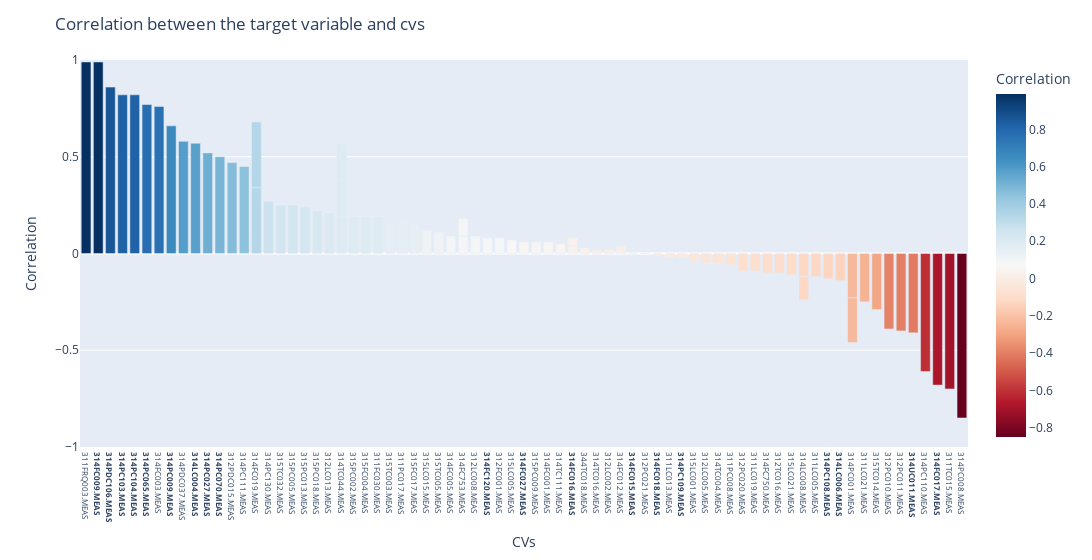

Notebook code for this chart:
### Markdown cell above
#### Visualization

### Code cell
import plotly.express as px

# calculate the correlation between the target variable and cvs in effective_new_cvs, and plot the correlation using plotly bar chart
corr = df[effective_new_cvs + [cfg.target_variable]].corr()[cfg.target_variable].sort_values(ascending=False)
corr = corr.reset_index().rename(columns={'index': 'CVs', cfg.target_variable: 'Correlation'})
corr['Correlation'] = corr['Correlation'].round(2)
corr = corr[corr['CVs'] != cfg.target_variable]

fig = px.bar(corr, x='CVs', y='Correlation', color='Correlation', color_continuous_scale='RdBu')
fig.update_layout(title='Correlation between the target variable and cvs')
fig.update_layout(width=1200)
fig.update_xaxes(tickfont=dict(size=8))
# highlight the colored tags in xticks
fig.update_xaxes(tickmode='array', tickvals=corr['CVs'], ticktext=['<b>' + col + '</b>' if col in colored_tags else col for col in corr['CVs']])
fig.update_yaxes(range=[-1, 1])

# save the figure as html
fig.write_html('../result/newest_result/Correlation score for Yield tags wrt LNG product.html')

fig.show()

### Figure 1 — Plotly figure (JSON) as saved in the notebook; plotly's stock layout.template omitted (floating-point values rounded to 4 significant figures)
{"data": [{"alignmentgroup": "True", "hovertemplate": "CVs=%{x}<br>Correlation=%{marker.color}<extra></extra>", "legendgroup": "", "marker": {"color": [0.99, 0.99, 0.86, 0.82, 0.82, 0.77, 0.76, 0.66, 0.58, 0.57, 0.52, 0.5, 0.47, 0.45, 0.34, 0.34, 0.27, 0.25, 0.25, 0.24, 0.22, 0.21, 0.19, 0.19, 0.19, 0.19, 0.19, 0.19, 0.16, 0.16, 0.15, 0.12, 0.11, 0.09, 0.09, 0.09, 0.09, 0.08, 0.08, 0.07, 0.06, 0.06, 0.06, 0.05, 0.04, 0.04, 0.03, 0.02, 0.02, 0.02, 0.02, 0, 0, -0.01, -0.02, -0.02, -0.04, -0.05, -0.05, -0.06, -0.09, -0.09, -0.1, -0.1, -0.11, -0.12, -0.12, -0.12, -0.13, -0.14, -0.23, -0.23, -0.25, -0.29, -0.39, -0.4, -0.41, -0.61, -0.68, -0.7, -0.85], "coloraxis": "coloraxis", "pattern": {"shape": ""}}, "name": "", "offsetgroup": "", "orientation": "v", "showlegend": false, "textposition": "auto", "type": "bar", "x": ["311FRQ003.MEAS", "314FC009.MEAS", "314PDC106.MEAS", "314PC103.MEAS", "314PC104.MEAS", "314PC065.MEAS", "314FC003.MEAS", "314PC009.MEAS", "314PDC037.MEAS", "314LC004.MEAS", "314PC027.MEAS", "314PC070.MEAS", "312PDC015.MEAS", "314PC111.MEAS", "314FC019.MEAS", "314FC019.MEAS", "314PC130.MEAS", "315TC032.MEAS", "315PC005.MEAS", "315PC013.MEAS", "315PC018.MEAS", "312LC013.MEAS", "314TC044.MEAS", "314TC044.MEAS", "314TC044.MEAS", "315PC002.MEAS", "315FC004.MEAS", "311FC030.MEAS", "315TC003.MEAS", "311PC017.MEAS", "315FC017.MEAS", "315LC015.MEAS", "315TC005.MEAS", "314FC005.MEAS", "314FC753.MEAS", "314FC753.MEAS", "312LC008.MEAS", "314FC120.MEAS", "312FC001.MEAS", "315LC005.MEAS", "314FC027.MEAS", "315PC009.MEAS", "314FC001.MEAS", "314TC111.MEAS", "314FC016.MEAS", "314FC016.MEAS", "344TC018.MEAS", "314TC016.MEAS", "312LC002.MEAS", "314FC012.MEAS", "314FC012.MEAS", "314FC015.MEAS", "312PC021.MEAS", "314FC018.MEAS", "311LC013.MEAS", "314PC109.MEAS", "315LC001.MEAS", "312LC005.MEAS", "314TC004.MEAS", "311PC008.MEAS", "312PC020.MEAS", "311LC019.MEAS", "314FC750.MEAS", "312TC016.MEAS", "315LC021.MEAS", "314LC008.MEAS", "314LC008.MEAS", "311LC005.MEAS", "314PC108.MEAS", "314LC006.MEAS", "314PC001.MEAS", "314PC001.MEAS", "311LC021.MEAS", "315TC014.MEAS", "312PC010.MEAS", "312PC011.MEAS", "314UC011.MEAS", "314PC110.MEAS", "314FC017.MEAS", "311TC015.MEAS", "314PC008.MEAS"], "xaxis": "x", "y": [0.99, 0.99, 0.86, 0.82, 0.82, 0.77, 0.76, 0.66, 0.58, 0.57, 0.52, 0.5, 0.47, 0.45, 0.34, 0.34, 0.27, 0.25, 0.25, 0.24, 0.22, 0.21, 0.19, 0.19, 0.19, 0.19, 0.19, 0.19, 0.16, 0.16, 0.15, 0.12, 0.11, 0.09, 0.09, 0.09, 0.09, 0.08, 0.08, 0.07, 0.06, 0.06, 0.06, 0.05, 0.04, 0.04, 0.03, 0.02, 0.02, 0.02, 0.02, 0, 0, -0.01, -0.02, -0.02, -0.04, -0.05, -0.05, -0.06, -0.09, -0.09, -0.1, -0.1, -0.11, -0.12, -0.12, -0.12, -0.13, -0.14, -0.23, -0.23, -0.25, -0.29, -0.39, -0.4, -0.41, -0.61, -0.68, -0.7, -0.85], "yaxis": "y"}], "layout": {"barmode": "relative", "coloraxis": {"colorbar": {"title": {"text": "Correlation"}}, "colorscale": [[0, "rgb(103,0,31)"], [0.1, "rgb(178,24,43)"], [0.2, "rgb(214,96,77)"], [0.3, "rgb(244,165,130)"], [0.4, "rgb(253,219,199)"], [0.5, "rgb(247,247,247)"], [0.6, "rgb(209,229,240)"], [0.7, "rgb(146,197,222)"], [0.8, "rgb(67,147,195)"], [0.9, "rgb(33,102,172)"], [1, "rgb(5,48,97)"]]}, "legend": {"tracegroupgap": 0}, "margin": {"t": 60}, "title": {"text": "Correlation between the target variable and cvs"}, "width": 1200, "xaxis": {"anchor": "y", "domain": [0, 1], "tickfont": {"size": 8}, "tickmode": "array", "ticktext": ["311FRQ003.MEAS", "<b>314FC009.MEAS</b>", "<b>314PDC106.MEAS</b>", "<b>314PC103.MEAS</b>", "<b>314PC104.MEAS</b>", "<b>314PC065.MEAS</b>", "314FC003.MEAS", "<b>314PC009.MEAS</b>", "314PDC037.MEAS", "<b>314LC004.MEAS</b>", "<b>314PC027.MEAS</b>", "<b>314PC070.MEAS</b>", "312PDC015.MEAS", "314PC111.MEAS", "314FC019.MEAS", "314FC019.MEAS", "314PC130.MEAS", "315TC032.MEAS", "315PC005.MEAS", "315PC013.MEAS", "315PC018.MEAS", "312LC013.MEAS", "314TC044.MEAS", "314TC044.MEAS", "314TC044.MEAS", "315PC002.MEAS", "315FC004.MEAS", "311FC030.MEAS", "315TC003.MEAS", "311PC017.MEAS", "315FC017.MEAS", "315LC015.MEAS", "315TC005.MEAS", "314FC005.MEAS", "314FC753.MEAS", "314FC753.MEAS", "312LC008.MEAS", "<b>314FC120.MEAS</b>", "312FC001.MEAS", "315LC005.MEAS", "<b>314FC027.MEAS</b>", "315PC009.MEAS", "314FC001.MEAS", "314TC111.MEAS", "<b>314FC016.MEAS</b>", "<b>314FC016.MEAS</b>", "344TC018.MEAS", "314TC016.MEAS", "312LC002.MEAS", "314FC012.MEAS", "314FC012.MEAS", "<b>314FC015.MEAS</b>", "312PC021.MEAS", "<b>314FC018.MEAS</b>", "311LC013.MEAS", "<b>314PC109.MEAS</b>", "315LC001.MEAS", "312LC005.MEAS", "314TC004.MEAS", "311PC008.MEAS", "312PC020.MEAS", "311LC019.MEAS", "314FC750.MEAS", "312TC016.MEAS", "315LC021.MEAS", "314LC008.MEAS", "314LC008.MEAS", "311LC005.MEAS", "<b>314PC108.MEAS</b>", "<b>314LC006.MEAS</b>", "314PC001.MEAS", "314PC001.MEAS", "311LC021.MEAS", "315TC014.MEAS", "312PC010.MEAS", "312PC011.MEAS", "<b>314UC011.MEAS</b>", "314PC110.MEAS", "<b>314FC017.MEAS</b>", "311TC015.MEAS", "314PC008.MEAS"], "tickvals": ["311FRQ003.MEAS", "314FC009.MEAS", "314PDC106.MEAS", "314PC103.MEAS", "314PC104.MEAS", "314PC065.MEAS", "314FC003.MEAS", "314PC009.MEAS", "314PDC037.MEAS", "314LC004.MEAS", "314PC027.MEAS", "314PC070.MEAS", "312PDC015.MEAS", "314PC111.MEAS", "314FC019.MEAS", "314FC019.MEAS", "314PC130.MEAS", "315TC032.MEAS", "315PC005.MEAS", "315PC013.MEAS", "315PC018.MEAS", "312LC013.MEAS", "314TC044.MEAS", "314TC044.MEAS", "314TC044.MEAS", "315PC002.MEAS", "315FC004.MEAS", "311FC030.MEAS", "315TC003.MEAS", "311PC017.MEAS", "315FC017.MEAS", "315LC015.MEAS", "315TC005.MEAS", "314FC005.MEAS", "314FC753.MEAS", "314FC753.MEAS", "312LC008.MEAS", "314FC120.MEAS", "312FC001.MEAS", "315LC005.MEAS", "314FC027.MEAS", "315PC009.MEAS", "314FC001.MEAS", "314TC111.MEAS", "314FC016.MEAS", "314FC016.MEAS", "344TC018.MEAS", "314TC016.MEAS", "312LC002.MEAS", "314FC012.MEAS", "314FC012.MEAS", "314FC015.MEAS", "312PC021.MEAS", "314FC018.MEAS", "311LC013.MEAS", "314PC109.MEAS", "315LC001.MEAS", "312LC005.MEAS", "314TC004.MEAS", "311PC008.MEAS", "312PC020.MEAS", "311LC019.MEAS", "314FC750.MEAS", "312TC016.MEAS", "315LC021.MEAS", "314LC008.MEAS", "314LC008.MEAS", "311LC005.MEAS", "314PC108.MEAS", "314LC006.MEAS", "314PC001.MEAS", "314PC001.MEAS", "311LC021.MEAS", "315TC014.MEAS", "312PC010.MEAS", "312PC011.MEAS", "314UC011.MEAS", "314PC110.MEAS", "314FC017.MEAS", "311TC015.MEAS", "314PC008.MEAS"], "title": {"text": "CVs"}}, "yaxis": {"anchor": "x", "domain": [0, 1], "range": [-1, 1], "title": {"text": "Correlation"}}}}
